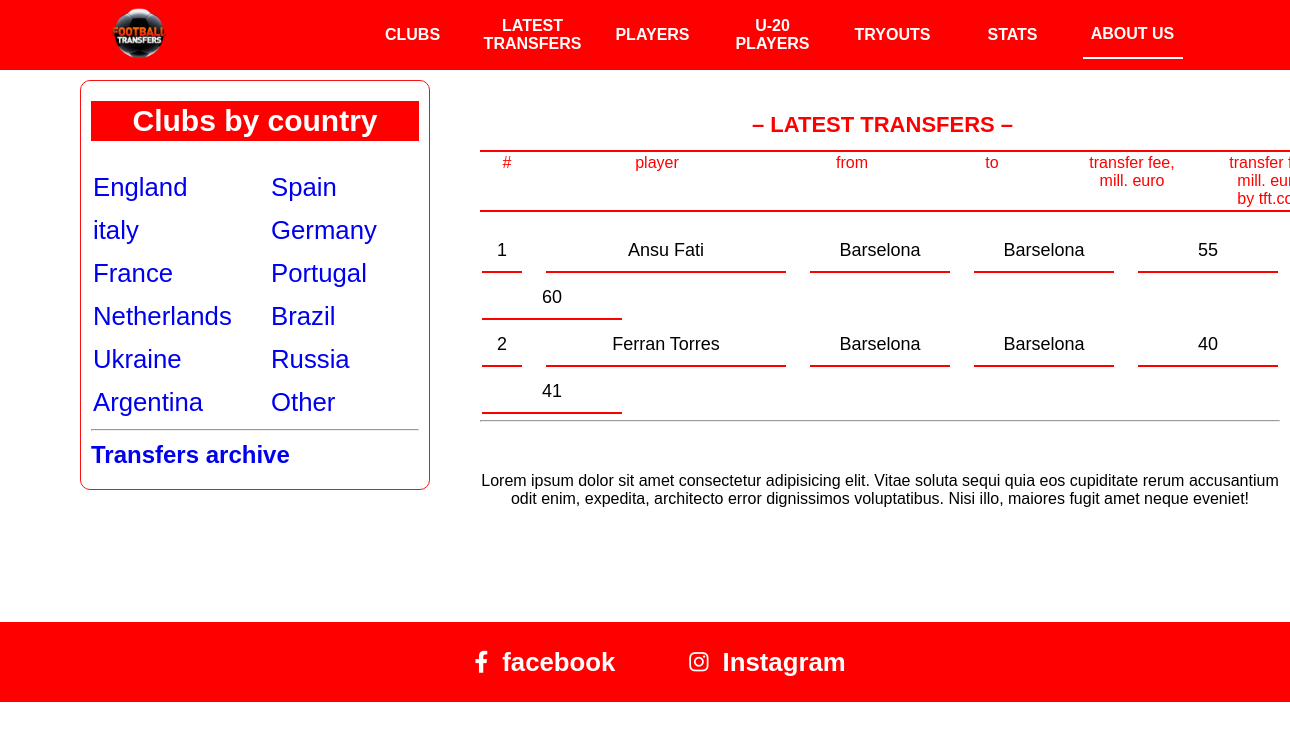
The app's page /latest_transfers/, older data.
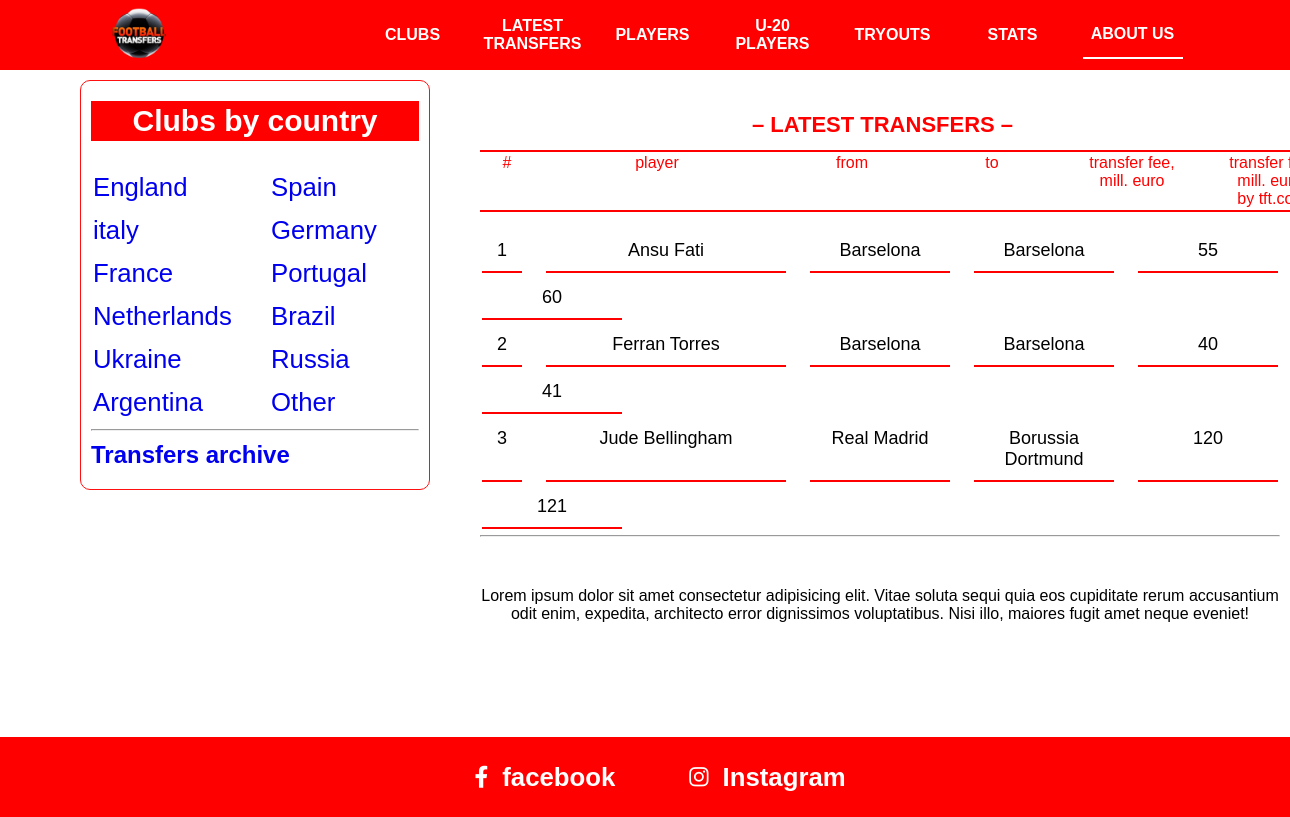
The same page, newer data.
### asosiy/models.py (models this page shows, shortened)
class Transfer(models.Model):
    player = models.ForeignKey(Player, on_delete=models.SET_NULL, null=True)
    eski_club = models.ForeignKey(Club, on_delete=models.SET_NULL, null=True, related_name="sotuvlari")
    yangi_club = models.ForeignKey(Club, on_delete=models.SET_NULL, null=True, related_name="olganlari")
    narx = models.PositiveSmallIntegerField()
    tah_narx = models.PositiveSmallIntegerField()
    mavsum = models.CharField(max_length=10)

class Player(models.Model):
    ism = models.CharField(max_length=30)
    davlat = models.ForeignKey(Davlat, on_delete=models.CASCADE)
    tugulgan_sana = models.DateField()
    narx = models.PositiveSmallIntegerField()
    club = models.ForeignKey(Club, on_delete=models.SET_NULL, null=True)
    pozitsiya = models.CharField(max_length=30)
    def __str__(self):
        return self.ism

class Club(models.Model):
    nom = models.CharField(max_length=30)
    logo = models.FileField(blank=True)
    davlat = models.ForeignKey(Davlat, on_delete=models.CASCADE)
    president = models.CharField(max_length=30, blank=True)
    coach = models.CharField(max_length=30, blank=True)
    yili = models.DateField(blank=True)
    record_transfer = models.CharField(max_length=30, blank=True)
    record_sotuv = models.CharField(max_length=30, blank=True)
    def __str__(self):
        return self.nom

### asosiy/views.py (the view)
# urls.py: path('latest_transfers/', latest_transfers),
def latest_transfers(request):
    content = {
        "players": Transfer.objects.filter(mavsum=HMavsum.objects.get(id=1))
    }
    return render(request, 'latest-transfers.html', content)

### asosiy/models.py (called while the page is built)
    def __str__(self):
        return self.hozirgi_mavsum

### templates/latest-transfers.html
{% extends 'header.html' %}
{% block content %}
      <div class="nav">
          <h2>– LATEST TRANSFERS –</h2>
          <table class="content-nav">
            <thead>
              <tr>
                <td>#</td>
                <td>player</td>
                <td>from</td>
                <td>to</td>
                <td>
                  transfer fee, <br />
                  mill. euro
                </td>
                <td>
                  transfer fee, <br />
                  mill. euro, <br />
                  by tft.com
                </td>
              </tr>
            </thead>
          </table>
        </div>
      <div class="latest-transfers">
        <br>
        <br>
        <br>
        <br>
        <br>
        <br>
        <table class="players">
            {% for player in players %}
          <tr>
            <td>{{ forloop.counter }}</td>
            <td>{{ player.player }}</td>
            <td>{{ player.eski_club }}</td>
            <td>{{ player.yangi_club }}</td>
            <td>{{ player.narx }}</td>
            <td>{{ player.tah_narx }}</td>
          </tr>
            {% endfor %}
        </table>
        <hr>
        <p>Lorem ipsum dolor sit amet consectetur adipisicing elit. Vitae soluta sequi quia eos cupiditate rerum accusantium odit enim, expedita, architecto error dignissimos voluptatibus. Nisi illo, maiores fugit amet neque eveniet!</p>
      </div>
{% endblock %}

Row changes from the older to the newer data that the page shows:
added Transfer: player "Jude Bellingham", eski_club "Real Madrid", yangi_club "Borussia Dortmund", narx "120", tah_narx "121"
